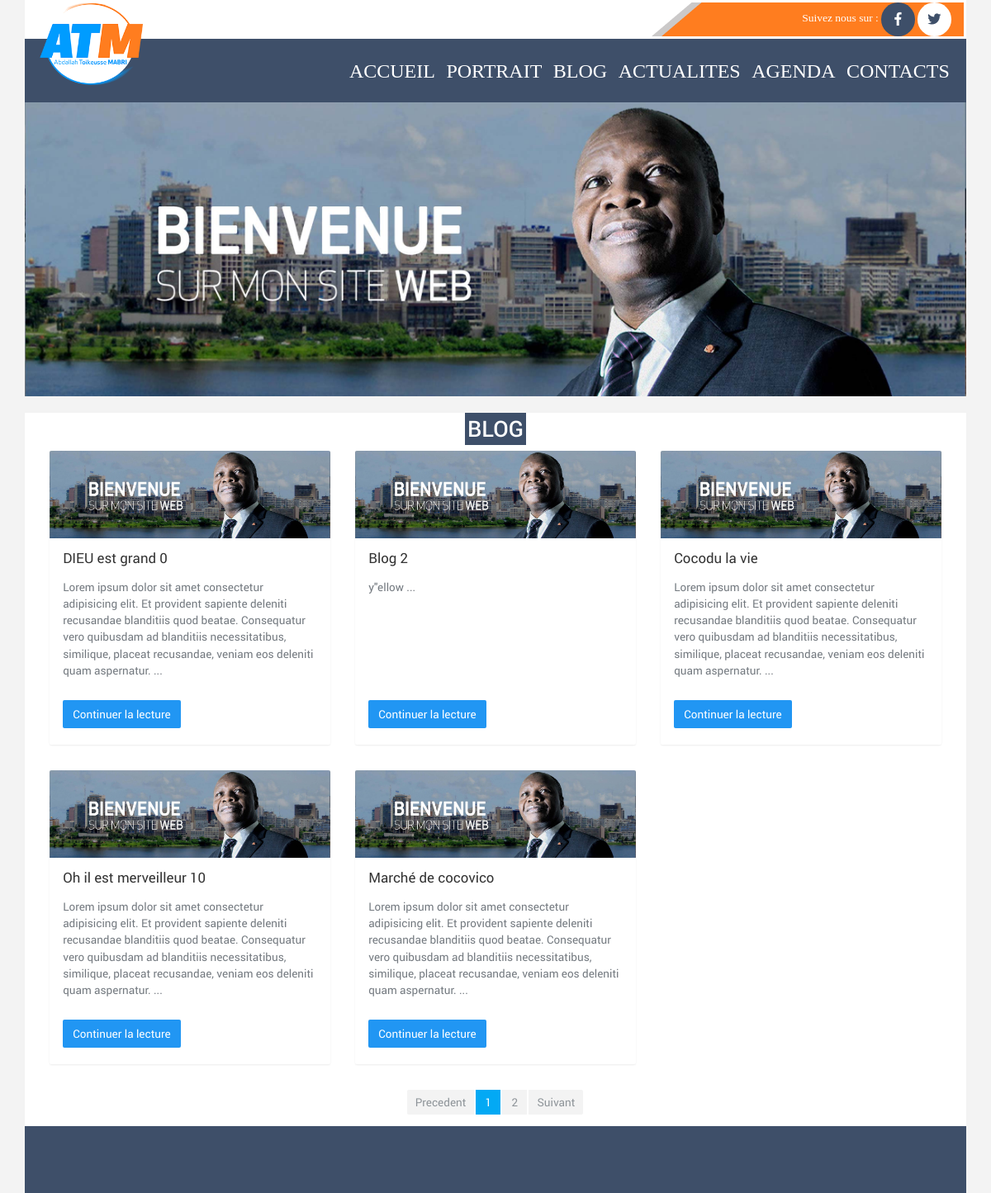
Screenshot of /index.php/blog with the database file from the repository.
### tables this page shows
create table if not exists `blog` (
  id int not null unique auto_increment,
  titre varchar(100) not null,
  contenu TEXT not null,
  date_creation date not null,
  date_pub date,
  periode_pub_debut date,
  periode_pub_fin date,
  lien_img varchar(200) not null,
  etat varchar(50) not null,
  user varchar(50) not null,
  nombre_vue smallint unsigned default 100,
  primary key (`id`),
  foreign key(etat) references etat(libelle)  on delete cascade,
  foreign key(user) references user(login)  on delete cascade
);

### application/controllers/Blog.php (called while the page is built, shortened)
<?php
class Blog extends CI_Controller
{
    public function index()
    {
        $rep_blog = $this->get_list_blog();
        $data['list_article'] = $rep_blog['list_blog'];
        $data['nbre_article_total'] = $rep_blog['nbre_blog'];
        $nbre_article_par_page = 5;
        $nbre_page = 0;
        $nbre_article_derniere_page = 0;
        if ($data['nbre_article_total']>$nbre_article_par_page) {
            $nbre_page = intval($data['nbre_article_total']/$nbre_article_par_page);
            $reste_division = $data['nbre_article_total']%$nbre_article_par_page;
            if ($reste_division!=0) {
                $nbre_page++;
                $nbre_article_derniere_page = $reste_division;
            }
        } else {
        $nbre_page = 1;
        }
        $data['nbre_article_par_page'] = $nbre_article_par_page;
        $data['nbre_page'] = $nbre_page;
        $data['nbre_article_derniere_page'] = $nbre_article_derniere_page;
        $data['titre_page'] = "ATM";
        $data['page']='blog';
        $this->load->view('pages/main_layout',$data);
    }
    private function get_list_blog()
    {
        $this->load->model('chargement_data_model');
        return $this->chargement_data_model->get_list_blog_a_jour();
    }
}

### index.php (called while the page is built, shortened)
<?php
require_once BASEPATH.'core/CodeIgniter.php';

### application/models/Chargement_data_model.php (called while the page is built, shortened)
<?php  if ( ! defined('BASEPATH')) exit('No direct script access allowed');
class Chargement_data_model extends CI_Model
{
	public function get_list_blog_a_jour()
	{
		$datestring = "%Y-%m-%d";
        $time = time();
        $date = mdate($datestring, $time);
		$query = $this->db->query("select * from blog where etat='Publier' or (etat='Publier sur une période' and periode_pub_fin>='$date') order by date_pub ASC");
		$infos['list_blog'] = $query->result_array();
		$infos['nbre_blog'] = $query->num_rows();
		return $infos;
	}
}

### application/helpers/MY_url_helper.php (called while the page is built, shortened)
<?php
if ( ! function_exists('site_url'))
{
    function site_url($uri = '')
	{
	    if( ! is_array($uri))
	    {
	        $uri = func_get_args();
	    }
	    $CI =& get_instance();
	    return $CI->config->site_url($uri);
	}
}
 ?>

### application/views/pages/blog.php (the view, shortened to what this page needs)
<div class="container">
    <div class="row">
        <img class="img-fluid" src="<?php echo base_url('assets/img/sliders/slide1.jpg'); ?>" alt="First slide">
    </div>
    <div class="container">
    </div>
    <div class="row bg-white">
        <div class="col-md-12 text-center">
            <h2 class="fb-color title_one text-white p-1">BLOG</h2>
        </div>
    </div>
    <section class="row bg-white">
        <header class="container h-100">
            <div class="d-flex align-items-center justify-content-center h-100">
                <div class="d-flex flex-column col-12">
                    <div class="container">
                        <div class="row bg-white justify-content-center">
                            <?php
                            if ($nbre_article_total>0) {
                            ?>
                                <?php
                                $valeur_finale = -1;
                                for ($i=1; $i <= $nbre_page; $i++) {
                                ?>
                                    <div id="<?= 'page_'.$i; ?>" class="row view_page">
                                    <?php
                                    $valeur_initiale = $valeur_finale + 1;
                                    $valeur_finale = $valeur_initiale + ($nbre_article_par_page - 1);
                                    if ($i==$nbre_page) {
                                        $valeur_finale = $nbre_article_total - 1;
                                    }
                                    for ($j=$valeur_initiale; $j <= $valeur_finale; $j++) {
                                    ?>
                                        <div class="col-md-4 col-sm-6">
                                            <div class="card border border-0">
                                                <img src="<?= base_url('assets/img/sliders/slide1.jpg'); ?>" class="card-img-top" alt="...">
                                                <div class="card-body" style="height: 250px;">
                                                    <h5 class="card-title"><?= $list_article[$j]['titre']; ?></h5>
                                                    <p class="card-text">
                                                        <?= substr($list_article[$j]['contenu'],0,255).' ...'; ?>
                                                    </p>
                                                    <a href="<?= site_url('blog/view/'.$list_article[$j]['id']); ?>" class="btn btn-primary" style="position: absolute; bottom: 20px;">Continuer la lecture</a>
                                                </div>
                                            </div>
                                        </div>
                                    <?php
                                    }
                                    ?>
                                    </div>
                                <?php
                                }
                                ?>
                                <div id="page">
                                    <ul class="pagination"></ul>
                                </div>
                            <?php
                            }
                            ?>
                        </div>
                    </div>
                </div>
            </div>
        </header>
    </section>
</div>

### assets/css/style.css (style rules this page uses)
body { font-family: 'ApexNew-Book'; }
h2 { font-family: 'ApexNew-Medium'; }
.fb-color { background: #3e4f69; }
.title_one { display: inline-block; color: #cdeafc !important; }

### rows the page displays
blog: titre "DIEU est grand 0", contenu "Lorem ipsum dolor sit amet consectetur adipisicing elit. Et provident sapiente deleniti recusandae blanditiis quod beatae. Consequatur vero quibusdam ad blanditiis necessitatibus, similique, placeat recusandae, veniam eos deleniti quam aspernatur."
blog: titre "Blog 2", contenu "y\"ellow"
blog: titre "Cocodu la vie", contenu "Lorem ipsum dolor sit amet consectetur adipisicing elit. Et provident sapiente deleniti recusandae blanditiis quod beatae. Consequatur vero quibusdam ad blanditiis necessitatibus, similique, placeat recusandae, veniam eos deleniti quam aspernatur."
blog: titre "Oh il est merveilleur 10", contenu "Lorem ipsum dolor sit amet consectetur adipisicing elit. Et provident sapiente deleniti recusandae blanditiis quod beatae. Consequatur vero quibusdam ad blanditiis necessitatibus, similique, placeat recusandae, veniam eos deleniti quam aspernatur."
blog: titre "Marché de cocovico", contenu "Lorem ipsum dolor sit amet consectetur adipisicing elit. Et provident sapiente deleniti recusandae blanditiis quod beatae. Consequatur vero quibusdam ad blanditiis necessitatibus, similique, placeat recusandae, veniam eos deleniti quam aspernatur."
